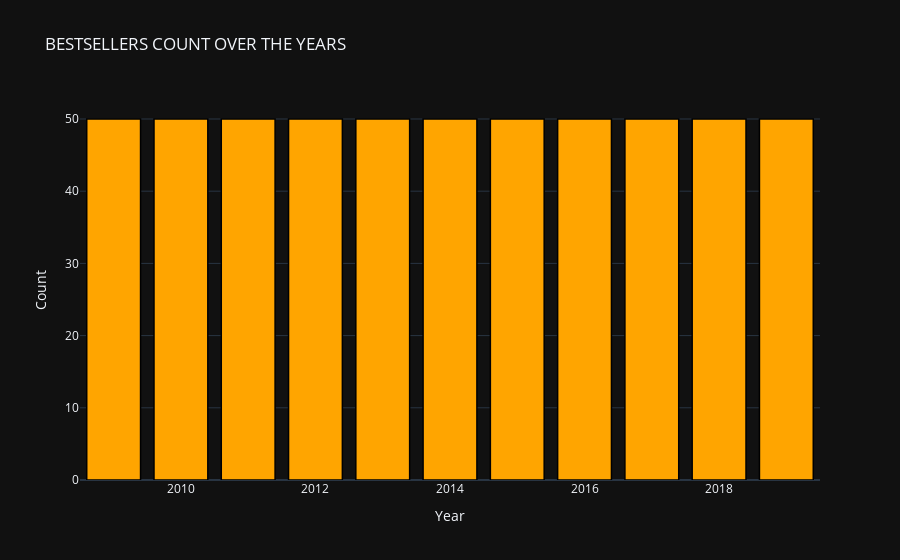
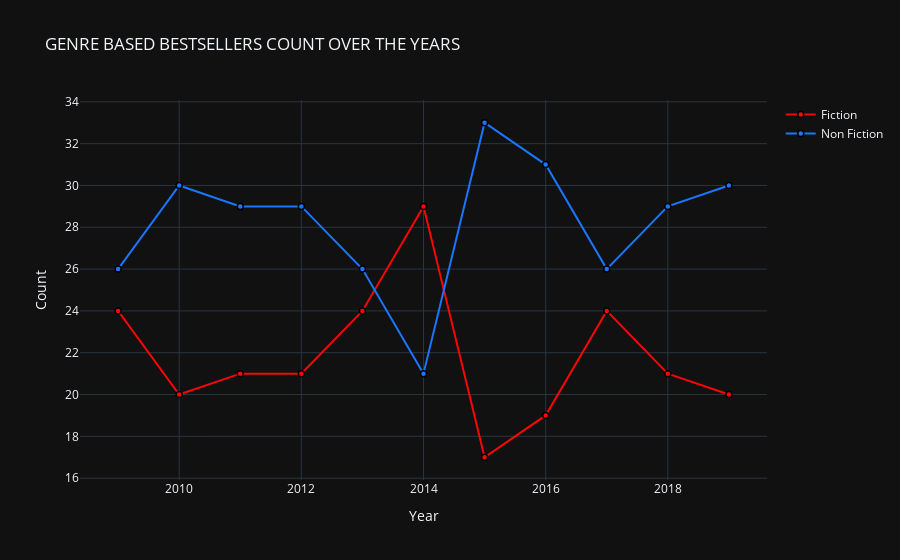

Source (notebook cell) for these figures, in order:
### Code cell
temp_df1 = data['Year'].value_counts().reset_index()


# create trace1
trace1 = go.Bar(
                x = temp_df1['index'],
                y = temp_df1['Year'],
                marker = dict(color = 'rgb(255,165,0)',
                             line=dict(color='rgb(0,0,0)',width=1.5)))
layout = go.Layout(template= "plotly_dark",title = 'BESTSELLERS COUNT OVER THE YEARS' , xaxis = dict(title = 'Year'), yaxis = dict(title = 'Count'))
fig = go.Figure(data = [trace1], layout = layout)
fig.show()
d1 = data[data["Genre"] == "Fiction"]
d2 = data[data["Genre"] == "Non Fiction"]

col ="Year"

vc1 = d1[col].value_counts().reset_index()
vc1 = vc1.rename(columns = {col : "count", "index" : col})
vc1['percent'] = vc1['count'].apply(lambda x : 100*x/sum(vc1['count']))
vc1 = vc1.sort_values(col)

vc2 = d2[col].value_counts().reset_index()
vc2 = vc2.rename(columns = {col : "count", "index" : col})
vc2['percent'] = vc2['count'].apply(lambda x : 100*x/sum(vc2['count']))
vc2 = vc2.sort_values(col)

trace1 = go.Scatter(
                    x=vc1[col], 
                    y=vc1["count"], 
                    name="Fiction", 
                    marker=dict(color = 'rgb(249, 6, 6)',
                             line=dict(color='rgb(0,0,0)',width=1.5)))

trace2 = go.Scatter(
                    x=vc2[col], 
                    y=vc2["count"], 
                    name="Non Fiction", 
                    marker= dict(color = 'rgb(26, 118, 255)',
                              line=dict(color='rgb(0,0,0)',width=1.5)))
layout = go.Layout(hovermode= 'closest', title = 'GENRE BASED BESTSELLERS COUNT OVER THE YEARS' , xaxis = dict(title = 'Year'), yaxis = dict(title = 'Count'),template= "plotly_dark")
fig = go.Figure(data = [trace1, trace2], layout=layout)
fig.show()

### Figure 1 — Plotly figure (JSON) as saved in the notebook; plotly's stock layout.template omitted (floating-point values rounded to 4 significant figures)
{"data": [{"marker": {"color": "rgb(255,165,0)", "line": {"color": "rgb(0,0,0)", "width": 1.5}}, "type": "bar", "x": [2016, 2011, 2018, 2017, 2019, 2014, 2010, 2009, 2015, 2013, 2012], "y": [50, 50, 50, 50, 50, 50, 50, 50, 50, 50, 50]}], "layout": {"title": {"text": "BESTSELLERS COUNT OVER THE YEARS"}, "xaxis": {"title": {"text": "Year"}}, "yaxis": {"title": {"text": "Count"}}}}

### Figure 2 — Plotly figure (JSON) as saved in the notebook; plotly's stock layout.template omitted (floating-point values rounded to 4 significant figures)
{"data": [{"marker": {"color": "rgb(249, 6, 6)", "line": {"color": "rgb(0,0,0)", "width": 1.5}}, "name": "Fiction", "type": "scatter", "x": [2009, 2010, 2011, 2012, 2013, 2014, 2015, 2016, 2017, 2018, 2019], "y": [24, 20, 21, 21, 24, 29, 17, 19, 24, 21, 20]}, {"marker": {"color": "rgb(26, 118, 255)", "line": {"color": "rgb(0,0,0)", "width": 1.5}}, "name": "Non Fiction", "type": "scatter", "x": [2009, 2010, 2011, 2012, 2013, 2014, 2015, 2016, 2017, 2018, 2019], "y": [26, 30, 29, 29, 26, 21, 33, 31, 26, 29, 30]}], "layout": {"hovermode": "closest", "title": {"text": "GENRE BASED BESTSELLERS COUNT OVER THE YEARS"}, "xaxis": {"title": {"text": "Year"}}, "yaxis": {"title": {"text": "Count"}}}}
